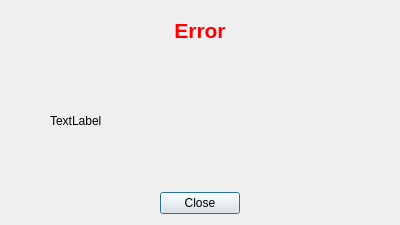
<?xml version="1.0" encoding="UTF-8"?>
<ui version="4.0">
 <class>Dialog</class>
 <widget class="QDialog" name="Dialog">
  <property name="geometry">
   <rect>
    <x>0</x>
    <y>0</y>
    <width>400</width>
    <height>225</height>
   </rect>
  </property>
  <property name="minimumSize">
   <size>
    <width>40</width>
    <height>20</height>
   </size>
  </property>
  <property name="windowTitle">
   <string>Error</string>
  </property>
  <layout class="QGridLayout" name="gridLayout">
   <item row="1" column="0">
    <spacer name="verticalSpacer_3">
     <property name="orientation">
      <enum>Qt::Vertical</enum>
     </property>
     <property name="sizeHint" stdset="0">
      <size>
       <width>17</width>
       <height>37</height>
      </size>
     </property>
    </spacer>
   </item>
   <item row="0" column="0">
    <layout class="QVBoxLayout" name="verticalLayout_3">
     <item>
      <layout class="QHBoxLayout" name="horizontalLayout_5">
       <property name="sizeConstraint">
        <enum>QLayout::SetMinimumSize</enum>
       </property>
       <item>
        <spacer name="horizontalSpacer">
         <property name="orientation">
          <enum>Qt::Horizontal</enum>
         </property>
         <property name="sizeHint" stdset="0">
          <size>
           <width>40</width>
           <height>20</height>
          </size>
         </property>
        </spacer>
       </item>
       <item>
        <widget class="QLabel" name="label_title">
         <property name="sizePolicy">
          <sizepolicy hsizetype="Expanding" vsizetype="Expanding">
           <horstretch>0</horstretch>
           <verstretch>0</verstretch>
          </sizepolicy>
         </property>
         <property name="minimumSize">
          <size>
           <width>80</width>
           <height>40</height>
          </size>
         </property>
         <property name="font">
          <font>
           <pointsize>16</pointsize>
           <weight>75</weight>
           <bold>true</bold>
          </font>
         </property>
         <property name="text">
          <string>&lt;html&gt;&lt;head/&gt;&lt;body&gt;&lt;p&gt;&lt;span style=&quot; color:#ff0000;&quot;&gt;Error&lt;/span&gt;&lt;/p&gt;&lt;/body&gt;&lt;/html&gt;</string>
         </property>
         <property name="textFormat">
          <enum>Qt::RichText</enum>
         </property>
         <property name="alignment">
          <set>Qt::AlignCenter</set>
         </property>
        </widget>
       </item>
       <item>
        <spacer name="horizontalSpacer_2">
         <property name="orientation">
          <enum>Qt::Horizontal</enum>
         </property>
         <property name="sizeHint" stdset="0">
          <size>
           <width>40</width>
           <height>20</height>
          </size>
         </property>
        </spacer>
       </item>
      </layout>
     </item>
     <item>
      <spacer name="verticalSpacer_2">
       <property name="orientation">
        <enum>Qt::Vertical</enum>
       </property>
       <property name="sizeHint" stdset="0">
        <size>
         <width>20</width>
         <height>40</height>
        </size>
       </property>
      </spacer>
     </item>
     <item>
      <layout class="QHBoxLayout" name="horizontalLayout_6">
       <property name="sizeConstraint">
        <enum>QLayout::SetMinimumSize</enum>
       </property>
       <item>
        <spacer name="horizontalSpacer_3">
         <property name="orientation">
          <enum>Qt::Horizontal</enum>
         </property>
         <property name="sizeHint" stdset="0">
          <size>
           <width>41</width>
           <height>146</height>
          </size>
         </property>
        </spacer>
       </item>
       <item>
        <widget class="QLabel" name="label_errmsg">
         <property name="sizePolicy">
          <sizepolicy hsizetype="Expanding" vsizetype="Preferred">
           <horstretch>0</horstretch>
           <verstretch>0</verstretch>
          </sizepolicy>
         </property>
         <property name="minimumSize">
          <size>
           <width>300</width>
           <height>80</height>
          </size>
         </property>
         <property name="text">
          <string>TextLabel</string>
         </property>
         <property name="textFormat">
          <enum>Qt::RichText</enum>
         </property>
        </widget>
       </item>
       <item>
        <spacer name="horizontalSpacer_4">
         <property name="orientation">
          <enum>Qt::Horizontal</enum>
         </property>
         <property name="sizeHint" stdset="0">
          <size>
           <width>40</width>
           <height>20</height>
          </size>
         </property>
        </spacer>
       </item>
      </layout>
     </item>
     <item>
      <spacer name="verticalSpacer">
       <property name="orientation">
        <enum>Qt::Vertical</enum>
       </property>
       <property name="sizeHint" stdset="0">
        <size>
         <width>20</width>
         <height>40</height>
        </size>
       </property>
      </spacer>
     </item>
     <item>
      <layout class="QHBoxLayout" name="horizontalLayout_7">
       <property name="sizeConstraint">
        <enum>QLayout::SetMinimumSize</enum>
       </property>
       <item>
        <spacer name="horizontalSpacer_5">
         <property name="orientation">
          <enum>Qt::Horizontal</enum>
         </property>
         <property name="sizeHint" stdset="0">
          <size>
           <width>40</width>
           <height>20</height>
          </size>
         </property>
        </spacer>
       </item>
       <item>
        <widget class="QPushButton" name="pushButton_quit">
         <property name="text">
          <string>Close</string>
         </property>
        </widget>
       </item>
       <item>
        <spacer name="horizontalSpacer_6">
         <property name="orientation">
          <enum>Qt::Horizontal</enum>
         </property>
         <property name="sizeHint" stdset="0">
          <size>
           <width>40</width>
           <height>20</height>
          </size>
         </property>
        </spacer>
       </item>
      </layout>
     </item>
    </layout>
   </item>
  </layout>
 </widget>
 <resources/>
 <connections/>
</ui>
